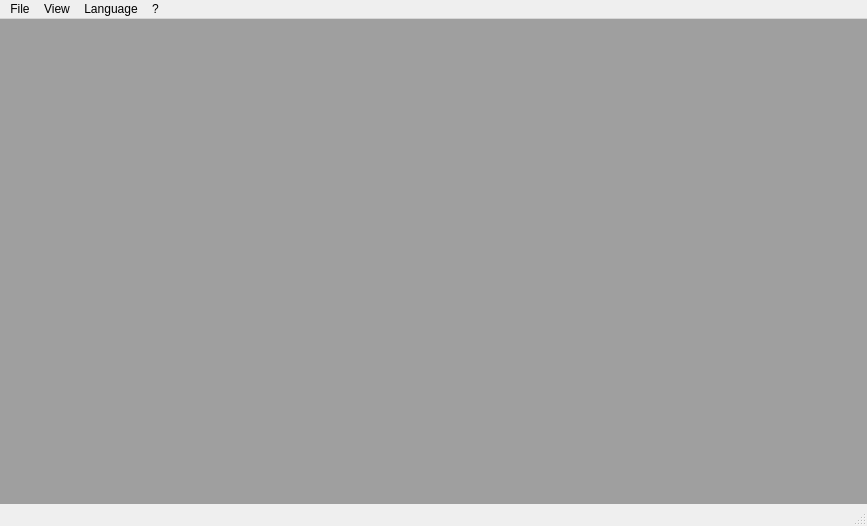
<?xml version="1.0" encoding="UTF-8"?>
<ui version="4.0">
 <class>MainWindow</class>
 <widget class="QMainWindow" name="MainWindow">
  <property name="geometry">
   <rect>
    <x>0</x>
    <y>0</y>
    <width>867</width>
    <height>526</height>
   </rect>
  </property>
  <property name="windowTitle">
   <string>Log Viewer</string>
  </property>
  <property name="documentMode">
   <bool>true</bool>
  </property>
  <property name="dockOptions">
   <set>QMainWindow::AllowNestedDocks|QMainWindow::AllowTabbedDocks|QMainWindow::AnimatedDocks</set>
  </property>
  <widget class="QWidget" name="centralwidget">
   <layout class="QVBoxLayout" name="verticalLayout">
    <property name="spacing">
     <number>0</number>
    </property>
    <property name="leftMargin">
     <number>0</number>
    </property>
    <property name="topMargin">
     <number>0</number>
    </property>
    <property name="rightMargin">
     <number>0</number>
    </property>
    <property name="bottomMargin">
     <number>0</number>
    </property>
    <item>
     <widget class="QMdiArea" name="mdiArea">
      <property name="documentMode">
       <bool>true</bool>
      </property>
     </widget>
    </item>
   </layout>
  </widget>
  <widget class="QMenuBar" name="menubar">
   <property name="geometry">
    <rect>
     <x>0</x>
     <y>0</y>
     <width>867</width>
     <height>22</height>
    </rect>
   </property>
   <widget class="QMenu" name="menuFile">
    <property name="title">
     <string>File</string>
    </property>
    <addaction name="actionOpen"/>
    <addaction name="separator"/>
    <addaction name="actionExit"/>
   </widget>
   <widget class="QMenu" name="menuView">
    <property name="title">
     <string>View</string>
    </property>
   </widget>
   <widget class="QMenu" name="menuLanguage">
    <property name="title">
     <string>Language</string>
    </property>
   </widget>
   <widget class="QMenu" name="menuAbout">
    <property name="title">
     <string>?</string>
    </property>
    <addaction name="actionAboutApp"/>
   </widget>
   <addaction name="menuFile"/>
   <addaction name="menuView"/>
   <addaction name="menuLanguage"/>
   <addaction name="menuAbout"/>
  </widget>
  <widget class="QStatusBar" name="statusbar"/>
  <action name="actionExit">
   <property name="text">
    <string>Exit</string>
   </property>
  </action>
  <action name="actionAboutApp">
   <property name="text">
    <string>About</string>
   </property>
  </action>
  <action name="actionOpen">
   <property name="text">
    <string>Open</string>
   </property>
  </action>
 </widget>
 <resources/>
 <connections/>
</ui>
